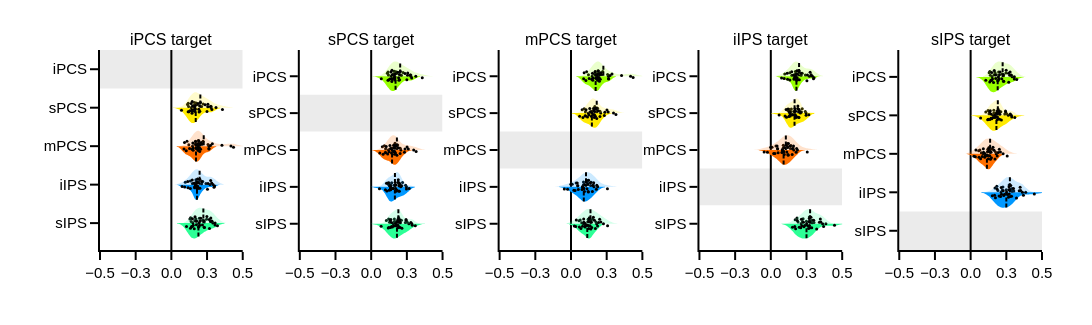
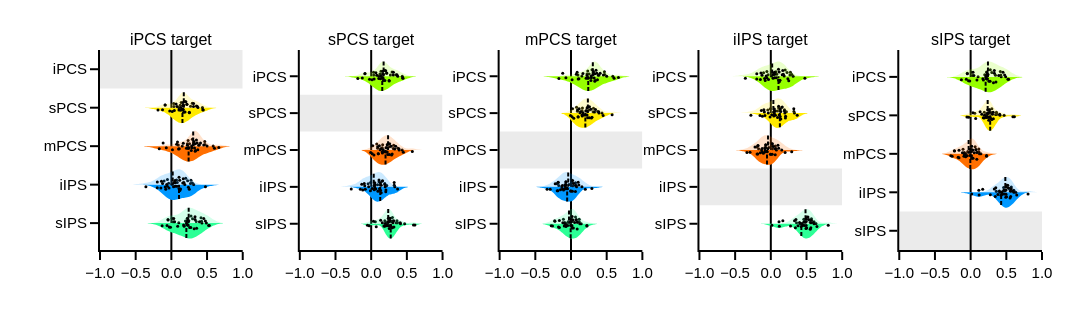

Notebook cell for these charts, in order:
### Markdown cell above
# Plots

### Code cell
for corr_type in corr_types :
    if corr_type == 'full_corr': 
        corr_type2 = 'full-corr' 
        suffix = '_legacy'
    elif corr_type == 'partial_corr': 
        corr_type2 = 'partial-corr'
        suffix = ''

    cor_dir = '{}/{}/derivatives/pp_data/{}/{}/rest/{}/tables'.format(main_dir, project_dir, subject, format_, corr_type)
    cor_r_lh_fn = '{}/seed-task_by_macror-task_{}_r_report_ipsi_lh{}.tsv'.format(cor_dir, corr_type2, suffix)
    cor_r_rh_fn = '{}/seed-task_by_macror-task_{}_r_report_ipsi_rh{}.tsv'.format(cor_dir, corr_type2, suffix)

    cor_r_lh_df = pd.read_table(cor_r_lh_fn, sep="\t")
    cor_r_rh_df = pd.read_table(cor_r_rh_fn, sep="\t")


    fig = prf_contra_corr_violins_plot(cor_r_lh_df=cor_r_lh_df, cor_r_rh_df=cor_r_rh_df,
                                    figure_info=analysis_info, corr_type=corr_type)

    fig_dir = '/Users/uriel/Library/CloudStorage/Dropbox/retinomaps/figures/material/resting_state/violins'
    fig_fn = "{}/{}_violons.pdf".format(fig_dir, corr_type)
    fig.write_image(fig_fn)
    fig.show()
